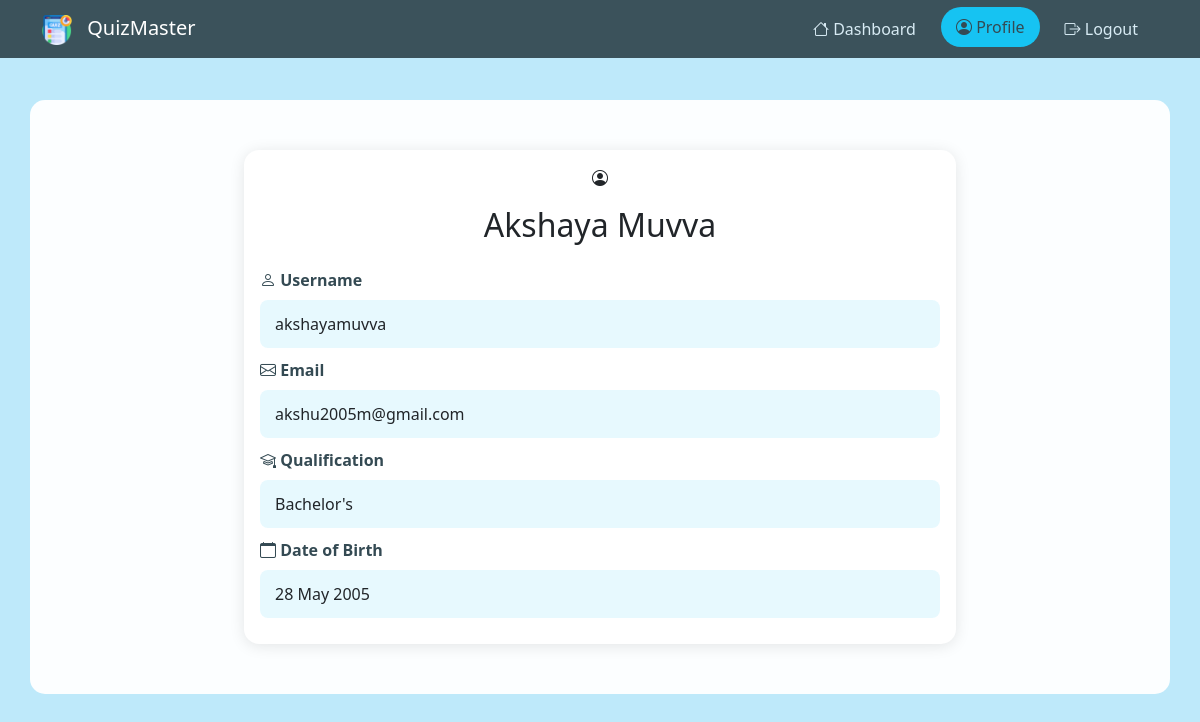
Screenshot of /user_profile (signed in) with the database file from the repository.
### main.py (models this page shows)
class User(db.Model):
    id = db.Column(db.Integer, primary_key=True)
    name = db.Column(db.String(60),nullable=False)
    username = db.Column(db.String(80), unique=True, nullable=False)
    email = db.Column(db.String(120), unique=True, nullable=False)
    passhash = db.Column(db.String(256), nullable=False)
    qualification = db.Column(db.String(60), nullable=False)
    date_of_birth = db.Column(db.Date , nullable = False)
    is_admin = db.Column(db.Boolean, default=False)
    is_flagged = db.Column(db.Boolean, default=False)
    scores = db.relationship('Scores', back_populates = 'user',cascade = 'all, delete-orphan')

### main.py (the view)
@app.route('/user_profile')
def user_profile():
    if 'user_id' not in session:
        return redirect(url_for('login'))
    user = User.query.get(session['user_id'])
    if not user:
        return redirect(url_for('logout'))
    return render_template('user_profile.html', user=user)

### templates/user_profile.html (shortened to what this page needs)
<!DOCTYPE html>
<html lang="en">
<head>
    <link href="https://cdn.jsdelivr.net/npm/bootstrap@5.1.3/dist/css/bootstrap.min.css" rel="stylesheet">
    <link rel="stylesheet" href="https://cdn.jsdelivr.net/npm/bootstrap-icons@1.7.2/font/bootstrap-icons.css">
    <link rel="stylesheet" href="{{ url_for('static', filename='css/user_styles.css') }}">
</head>
<body>
    <nav class="navbar navbar-expand-lg navbar-dark fixed-top">
        <div class="container">
            <a class="navbar-brand" href="#">
                <img src="{{ url_for('static', filename='images/logo.png') }}" alt="QuizMaster Logo" class="nav-logo">
                QuizMaster
            </a>
            <div class="collapse navbar-collapse" id="navbarNav">
                <ul class="navbar-nav ms-auto">
                    <li class="nav-item">
                        <a class="nav-link" href="{{ url_for('dashboard') }}">
                            <i class="bi bi-house"></i> Dashboard
                        </a>
                    </li>
                    <li class="nav-item">
                        <a class="nav-link active" href="{{ url_for('user_profile') }}">
                            <i class="bi bi-person-circle"></i> Profile
                        </a>
                    </li>
                    <li class="nav-item">
                        <a class="nav-link" href="{{ url_for('logout') }}">
                            <i class="bi bi-box-arrow-right"></i> Logout
                        </a>
                    </li>
                </ul>
            </div>
        </div>
    </nav>
    <div class="container main-content">
        <div class="row justify-content-center">
            <div class="col-md-8">
                <div class="card profile-card">
                    <div class="card-body">
                        <div class="text-center mb-4">
                            <div class="profile-icon">
                                <i class="bi bi-person-circle"></i>
                            </div>
                            <h2 class="mt-3">{{ user.name }}</h2>
                        </div>
                        <div class="profile-info">
                            <div class="info-item">
                                <label><i class="bi bi-person"></i> Username</label>
                                <p>{{ user.username }}</p>
                            </div>
                            <div class="info-item">
                                <label><i class="bi bi-envelope"></i> Email</label>
                                <p>{{ user.email }}</p>
                            </div>
                            <div class="info-item">
                                <label><i class="bi bi-mortarboard"></i> Qualification</label>
                                <p>{{ user.qualification }}</p>
                            </div>
                            <div class="info-item">
                                <label><i class="bi bi-calendar"></i> Date of Birth</label>
                                <p>{{ user.date_of_birth.strftime('%d %B %Y') }}</p>
                            </div>
                        </div>
                    </div>
                </div>
            </div>
        </div>
    </div>
</body>
</html>

### static/css/user_styles.css (style rules this page uses)
body { background-color: #bee9fa; min-height: 100vh; padding-top: 80px; }
.main-content { background: rgba(255, 255, 255, 0.95); border-radius: 15px; padding: 30px; margin-top: 20px; }
.card { border: none; border-radius: 15px; box-shadow: 0 2px 15px rgba(0, 0, 0, 0.1); transition: transform 0.3s ease; margin-bottom: 20px; }
.navbar { background-color: rgba(52, 74, 83, 0.95) !important; backdrop-filter: blur(10px); }
.nav-logo { width: 30px; height: 30px; margin-right: 10px; }
.nav-link { color: #d8ebf4 !important; padding: 8px 15px !important; margin: 0 5px; border-radius: 20px; transition: all 0.3s ease; }
.nav-link:hover, .nav-link.active { background-color: #16c3f2; color: #344a53 !important; transform: translateY(-2px); }
.profile-card { margin-top: 20px; }
.info-item { margin-bottom: 10px; }
.info-item label { color: #344a53; font-weight: 600; margin-bottom: 8px; }
.info-item p { background-color: rgba(22, 195, 242, 0.1); padding: 12px 15px; border-radius: 8px; margin: 0; }

### rows the page displays
User: name "Akshaya Muvva", username "akshayamuvva", email "akshu2005m@gmail.com", qualification "Bachelor's", date_of_birth "28 May 2005"
